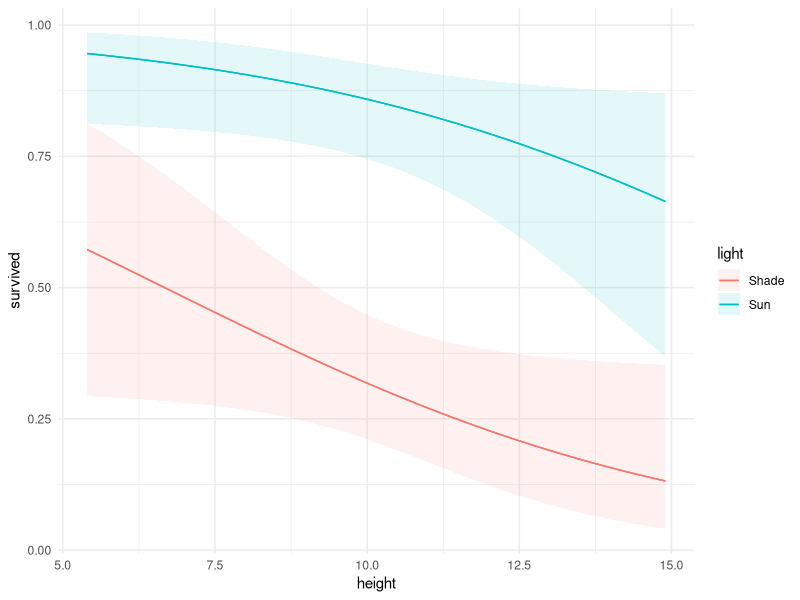
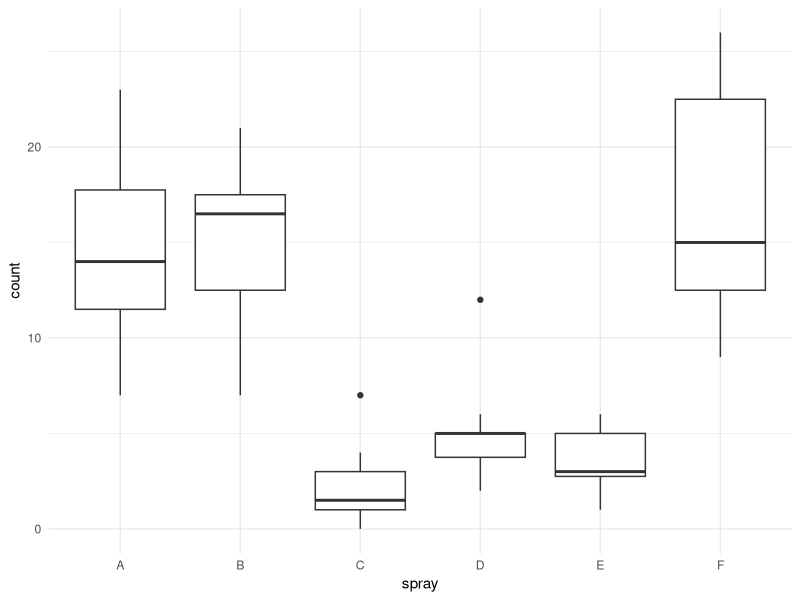

Reproduce these figures in R, in order.
## ---- chunk 1
#| label: setup
#| message: false
library(tidyverse)
library(marginaleffects)
## ---- chunk 2
set.seed(11)
seedlings <- tibble(light = rep(c("Sun", "Shade"), each = 60)) |>
  mutate(light = factor(light, levels = c("Shade", "Sun")),
         survived = rbinom(n(), 1, ifelse(light == "Sun", 0.7, 0.4)))
## ---- chunk 3
m_log <- glm(survived ~ light, family = binomial, data = seedlings)
summary(m_log)
## ---- chunk 4
avg_predictions(m_log, by = "light")
## ---- chunk 5
avg_comparisons(m_log, variables = "light")
## ---- chunk 6
avg_comparisons(m_log, variables = "light", comparison = "ratio")
## ---- chunk 7
avg_comparisons(m_log, variables = "light", comparison = "lnor", transform = "exp")
## ---- chunk 8
seedlings$height <- round(rnorm(nrow(seedlings), 10, 2), 1)
m_log2 <- glm(survived ~ light + height, family = binomial, data = seedlings)
## ---- chunk 9
#| label: fig-logit
#| fig-cap: "Predicted survival probability across height and light"
plot_predictions(m_log2, condition = c("height", "light")) +
  theme_minimal()
## ---- chunk 10
avg_slopes(m_log2, variables = "height")
## ---- chunk 11
ggplot(InsectSprays, aes(spray, count)) +
  geom_boxplot() +
  theme_minimal()
## ---- chunk 12
m_pois <- glm(count ~ spray, family = poisson, data = InsectSprays)
## ---- chunk 13
avg_predictions(m_pois, by = "spray")
## ---- chunk 14
avg_comparisons(m_pois, variables = list(spray = "reference"), comparison = "ratio")
## ---- chunk 15
deviance(m_pois) / df.residual(m_pois)
## ---- chunk 16
germ <- data.frame(
  treatment = rep(c("Stratified", "Control"), each = 2),
  germinated = rep(c("Yes", "No"), times = 2),
  n = c(30, 10, 18, 22)
)
xtabs(n ~ treatment + germinated, germ)
## ---- chunk 17
chisq.test(xtabs(n ~ treatment + germinated, germ), correct = FALSE)
## ---- chunk 18
m_chi <- glm(n ~ treatment * germinated, family = poisson, data = germ)
anova(m_chi, test = "Rao")
